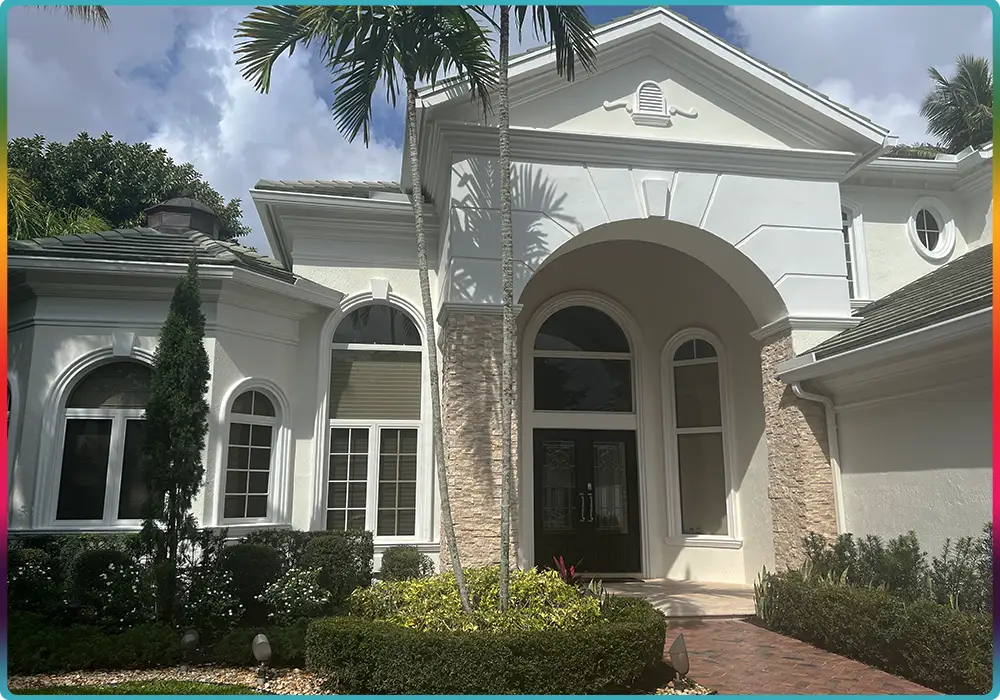
#> input picture app/clients/asc/natal-port-02.webp, 1000 x 700 px, found by its file name; the run also reads 4 pictures not shown here
$ python compose_asc.py out.png
#> lines starting #> are read from the running program, lines starting #| are printed output that depends on the picture
"""ASC Painting: banners de Natal (familia A, noite azul-ouro) e Ano Novo (familia E, ceu de fogos).
Uso: python -I asc_compose.py <saida_dir>
Gera desktop/mobile (png+webp) por festa, versao sem copy."""
import os, sys, math, random
import numpy as np
from PIL import Image, ImageDraw, ImageFilter, ImageFont

ROOT = r"C:\Users\pedroagostini_trajet\Downloads\BANNERS DE NATAL"
DL = os.path.join(ROOT, "app", "clients", "asc")
EL = os.path.join(ROOT, "app", "assets")
OUT = sys.argv[1]
FONT = r"C:\Windows\Fonts\seguibl.ttf"
GOLD_HI, GOLD_MID, GOLD_LO = (255, 236, 186), (226, 182, 98), (150, 104, 42)

def hexrgb(h): h = h.lstrip('#'); return tuple(int(h[i:i+2], 16) for i in (0, 2, 4))
def smooth(t): t = np.clip(t, 0, 1); return t * t * (3 - 2 * t)

def solid_bg(W, H, base, lift, cx, cy, r):
    """fundo de uma cor: base + clareamento radial suave (mesmo matiz)."""
    y, x = np.mgrid[0:H, 0:W].astype(np.float32)
    d = np.sqrt(((x - cx) / r) ** 2 + ((y - cy) / r) ** 2)
    k = (1 - smooth(d))[..., None]
    b, l = np.array(base, np.float32), np.array(lift, np.float32)
    return b + (l - b) * k

def add(img, layer, amt=1.0): return np.clip(img + layer * amt, 0, 255)
def screen(img, layer): return 255 - (255 - img) * (255 - layer) / 255

def bokeh(W, H, n, box, rmin, rmax, alpha, seed, color=GOLD_MID, blur=10):
    rnd = random.Random(seed)
    L = Image.new("RGB", (W, H), (0, 0, 0)); d = ImageDraw.Draw(L)
    x0, y0, x1, y1 = box
    for _ in range(n):
        r = rnd.uniform(rmin, rmax); x = rnd.uniform(x0, x1); y = rnd.uniform(y0, y1)
        a = rnd.uniform(*alpha); c = tuple(int(v * a) for v in color)
        d.ellipse([x - r, y - r, x + r, y + r], fill=c)
    return np.asarray(L.filter(ImageFilter.GaussianBlur(blur)), np.float32)

def dust(W, H, n, box, seed, maxa=0.9):
    rnd = random.Random(seed)
    L = Image.new("RGB", (W, H), (0, 0, 0)); d = ImageDraw.Draw(L)
    x0, y0, x1, y1 = box
    for _ in range(n):
        r = rnd.choice([1, 1, 1.5, 2, 2.5]); x = rnd.uniform(x0, x1); y = rnd.uniform(y0, y1)
        a = rnd.uniform(0.25, maxa); c = tuple(int(v * a) for v in GOLD_HI)
        d.ellipse([x - r, y - r, x + r, y + r], fill=c)
    return np.asarray(L.filter(ImageFilter.GaussianBlur(0.8)), np.float32)

def flare(W, H, cx, cy, core, streak, amt):
    y, x = np.mgrid[0:H, 0:W].astype(np.float32)
    dx, dy = x - cx, y - cy
    glow = np.exp(-(dx ** 2 + dy ** 2) / (2 * core ** 2))
    halo = np.exp(-(dx ** 2 + dy ** 2) / (2 * (core * 4) ** 2)) * 0.35
    st = np.exp(-(dy ** 2) / (2 * 2.5 ** 2)) * np.exp(-np.abs(dx) / streak) * np.where(dx < 0, np.exp(dx / (streak * .35)), 1.0)
    col = np.array([255, 196, 120], np.float32); hot = np.array([255, 246, 225], np.float32)
    return (glow[..., None] * hot + (halo + st * 0.9)[..., None] * col) * amt

def bezier(p0, p1, p2, p3, n=600):
    t = np.linspace(0, 1, n)[:, None]
    return ((1 - t) ** 3) * p0 + 3 * ((1 - t) ** 2) * t * p1 + 3 * (1 - t) * t * t * p2 + t ** 3 * p3

def gold_line(img, pts, width, ss=4):
    """filete metalico AA com reflexos ao longo do comprimento + glow."""
    H, W = img.shape[:2]
    L = Image.new("RGB", (W * ss, H * ss), (0, 0, 0)); d = ImageDraw.Draw(L)
    M = Image.new("L", (W * ss, H * ss), 0); dm = ImageDraw.Draw(M)
    n = len(pts)
    for i in range(n - 1):
        k = 0.5 + 0.5 * math.sin(i / (n - 1) * math.pi * 3.2 + 0.6)
        c = tuple(int(GOLD_LO[j] + (GOLD_HI[j] - GOLD_LO[j]) * k) for j in range(3))
        seg = [tuple(pts[i] * ss), tuple(pts[i + 1] * ss)]
        d.line(seg, fill=c, width=int(width * ss)); dm.line(seg, fill=255, width=int(width * ss))
    line = L.resize((W, H), Image.LANCZOS)
    m = np.asarray(M.resize((W, H), Image.LANCZOS), np.float32)[..., None] / 255
    img = add(img, np.asarray(line.filter(ImageFilter.GaussianBlur(9)), np.float32), .9)
    return img * (1 - m) + np.asarray(line, np.float32) * m

def place_photo(img, photo, x, y, fades):
    """cola a foto em escala 1:1 com rampas de alpha (px)."""
    ph = np.asarray(photo, np.float32); h, w = ph.shape[:2]
    a = np.ones((h, w), np.float32); yy, xx = np.mgrid[0:h, 0:w].astype(np.float32)
    if fades.get('left'): a *= smooth(xx / fades['left'])
    if fades.get('right'): a *= smooth((w - 1 - xx) / fades['right'])
    if fades.get('top'): a *= smooth(yy / fades['top'])
    H, W = img.shape[:2]
    x0, y0 = max(x, 0), max(y, 0); x1, y1 = min(x + w, W), min(y + h, H)
    sub = ph[y0 - y:y1 - y, x0 - x:x1 - x]; sa = a[y0 - y:y1 - y, x0 - x:x1 - x][..., None]
    img[y0:y1, x0:x1] = img[y0:y1, x0:x1] * (1 - sa) + sub * sa
    return img

def cutout(path, width):
    im = Image.open(path).convert("RGBA")
    im = im.crop(im.getchannel("A").point(lambda v: 255 if v > 8 else 0).getbbox())
    s = width / im.width
    assert s <= 1.0, f"nunca ampliar recorte ({path} x{s:.2f})"
    return im.resize((round(im.width * s), round(im.height * s)), Image.LANCZOS)

def paste(img, im, x, y):
    base = Image.fromarray(np.clip(img, 0, 255).astype(np.uint8)).convert("RGBA")
    base.alpha_composite(im, (x, y)) if x >= 0 and y >= 0 else base.paste(im, (x, y), im)
    return np.asarray(base.convert("RGB"), np.float32)

def fogos(img, path, cx, cy, width, amt=1.0):
    im = cutout(path, width); a = np.asarray(im, np.float32)
    rgb = a[..., :3] * (a[..., 3:] / 255) * amt
    H, W = img.shape[:2]; h, w = rgb.shape[:2]; x, y = int(cx - w / 2), int(cy - h / 2)
    x0, y0, x1, y1 = max(x, 0), max(y, 0), min(x + w, W), min(y + h, H)
    layer = np.zeros_like(img); layer[y0:y1, x0:x1] = rgb[y0 - y:y1 - y, x0 - x:x1 - x]
    return screen(img, layer)

def photo_port02():
    im = Image.open(os.path.join(DL, "natal-port-02.webp")).convert("RGB")
    return im.crop((16, 16, im.width - 16, im.height - 16))  # remove a borda de portfolio

def photo_marco():
    im = Image.open(os.path.join(DL, "ano-novo-marco-25-2.webp")).convert("RGB")
    im = im.crop((60, 30, 972, 668))  # tira a borda e a placa da ADT
    a = np.asarray(im, np.float32).copy()  # apaga o numero da casa
    x0, x1, y0, y1 = 520 - 60, 615 - 60, 386 - 30, 401 - 30
    for yy in range(y0, y1):  # interpola horizontalmente pela parede dos lados, mesma linha
        L = a[yy, x0 - 10:x0 - 3].mean(0); R = a[yy, x1 + 3:x1 + 10].mean(0)
        t = np.linspace(0, 1, x1 - x0)[:, None]; a[yy, x0:x1] = L * (1 - t) + R * t
    rng = np.random.default_rng(3); a[y0:y1, x0:x1] += rng.normal(0, 1.6, a[y0:y1, x0:x1].shape)
    return Image.fromarray(a.astype(np.uint8))

def grade(photo, exp=1.0, warm=0.0, sat=1.0):
    a = np.asarray(photo, np.float32) * exp
    g = a.mean(-1, keepdims=True); a = g + (a - g) * sat
    a[..., 0] += warm * 12; a[..., 2] -= warm * 10
    return Image.fromarray(np.clip(a, 0, 255).astype(np.uint8))

def fit_width(photo, W, maxs=1.2):
    """foto na largura toda (mobile). Ampliacao leve permitida ate maxs, com Lanczos + nitidez."""
    s = W / photo.width
    assert s <= maxs, f"ampliacao {s:.2f} acima do limite"
    if abs(s - 1) < 1e-3: return photo
    im = photo.resize((W, round(photo.height * s)), Image.LANCZOS)
    return im.filter(ImageFilter.UnsharpMask(radius=1.2, percent=45, threshold=2))

CANTO = os.path.join(EL, "natal/09-cantos-com-estrelas/variacao-01.png")
F = os.path.join(EL, "ano-novo/06-fogos")
NAVY_D, NAVY_L = (5, 22, 46), (14, 48, 92)

def natal_desktop():
    W, H = 1920, 800
    img = solid_bg(W, H, NAVY_D, NAVY_L, 980, 380, 900)
    ph = grade(photo_port02(), exp=.9, warm=.35, sat=.95); img = place_photo(img, ph, W - ph.width, H - ph.height, {'left': 260, 'top': 230})
    img = add(img, bokeh(W, H, 12, (1000, 0, 1900, 230), 18, 46, (.12, .3), 7, blur=12))
    img = add(img, dust(W, H, 160, (930, 0, 1920, 360), 11, .7))
    img = gold_line(img, bezier(np.array([1060, -10.]), np.array([940, 260.]), np.array([1010, 560.]), np.array([905, 810.])), 3.2)
    img = add(img, flare(W, H, 957, 318, 7, 70, 1.0))
    c = cutout(CANTO, 430); return paste(img, c, W - c.width + 8, -6)

def natal_mobile():
    W, H = 1080, 1350
    img = solid_bg(W, H, NAVY_D, NAVY_L, 540, 700, 900)
    ph = fit_width(grade(photo_port02(), exp=.9, warm=.35, sat=.95), W); img = place_photo(img, ph, 0, H - ph.height, {'top': 230})
    img = add(img, bokeh(W, H, 9, (520, 640, 1060, 820), 16, 40, (.12, .28), 5, blur=11))
    img = add(img, dust(W, H, 110, (0, 620, 1080, 860), 21, .6))
    img = gold_line(img, bezier(np.array([-10, 690.]), np.array([330, 610.]), np.array([700, 720.]), np.array([1090, 640.])), 3.0)
    img = add(img, flare(W, H, 330, 652, 6, 130, 1.0))
    c = cutout(CANTO, 300); return paste(img, c, W - c.width + 6, 592)

def ny_desktop():
    W, H = 1920, 800
    img = solid_bg(W, H, (3, 9, 22), (10, 26, 54), 1400, 120, 1000)
    ph = grade(photo_marco(), exp=.9, warm=.3, sat=.95)
    img = place_photo(img, ph, W - ph.width, H - ph.height, {'left': 280, 'top': 260})
    img = add(img, dust(W, H, 120, (1000, 0, 1920, 300), 31, .6))
    img = add(img, bokeh(W, H, 10, (1080, 0, 1900, 200), 16, 40, (.1, .25), 9, blur=12))
    img = fogos(img, os.path.join(F, "06-fogos-01.png"), 1480, 96, 330)
    img = fogos(img, os.path.join(F, "06-fogos-08.png"), 1780, 92, 220, .85)
    img = fogos(img, os.path.join(F, "06-fogos-04.png"), 1185, 120, 230, .65)
    return add(img, flare(W, H, 1480, 96, 8, 60, .5))

def ny_mobile():
    W, H = 1080, 1350
    img = solid_bg(W, H, (3, 9, 22), (10, 26, 54), 760, 780, 800)
    m0 = grade(photo_marco(), exp=.9, warm=.3, sat=.95); m0 = m0.crop((0, 0, m0.width, m0.height - 95))  # tira a rua
    ph = fit_width(m0, W)
    img = place_photo(img, ph, 0, H - ph.height, {'top': 230})
    img = add(img, dust(W, H, 80, (480, 640, 1080, 860), 41, .55))
    img = fogos(img, os.path.join(F, "06-fogos-01.png"), 880, 690, 220)
    img = fogos(img, os.path.join(F, "06-fogos-08.png"), 715, 642, 90, .8)
    return add(img, flare(W, H, 880, 690, 7, 50, .45))

def preview(img, box, lines, size, sub, btn, btn_col):
    im = Image.fromarray(np.clip(img, 0, 255).astype(np.uint8)); d = ImageDraw.Draw(im)
    x, y, w, h = box
    f = ImageFont.truetype(FONT, size); fs = ImageFont.truetype(r"C:\Windows\Fonts\segoeui.ttf", int(size * .26))
    fb = ImageFont.truetype(FONT, int(size * .21)); lh = int(size * 1.02)
    total = lh * len(lines) + int(size * .85) + int(size * .62)
    cy = y + (h - total) // 2
    for t in lines: d.text((x, cy), t, font=f, fill="white"); cy += lh
    cy += int(size * .2); d.text((x, cy), sub, font=fs, fill=(230, 236, 245)); cy += int(size * .65)
    bw = d.textlength(btn, font=fb) + size * .7
    d.rectangle([x, cy, x + bw, cy + size * .62], fill=btn_col)
    d.text((x + size * .35, cy + size * .17), btn, font=fb, fill="white")
    d.rectangle([x, y, x + w, y + h], outline=(255, 0, 255), width=1)
    return im

def save(img, name):
    im = Image.fromarray(np.clip(img, 0, 255).astype(np.uint8))
    os.makedirs(os.path.dirname(name), exist_ok=True)
    im.save(name + ".png", optimize=True); im.save(name + ".webp", quality=90, method=6)

if __name__ == "__main__":
    # versao sem copy: so a arte (desktop/mobile) de cada festa
    jobs = {("natal", "desktop"): natal_desktop, ("natal", "mobile"): natal_mobile,
            ("ano-novo", "desktop"): ny_desktop, ("ano-novo", "mobile"): ny_mobile}
    for (fest, fmt), fn in jobs.items():
        save(fn(), os.path.join(OUT, fest, fmt)); print("ok", fest, fmt)
#> this loop made 4 passes
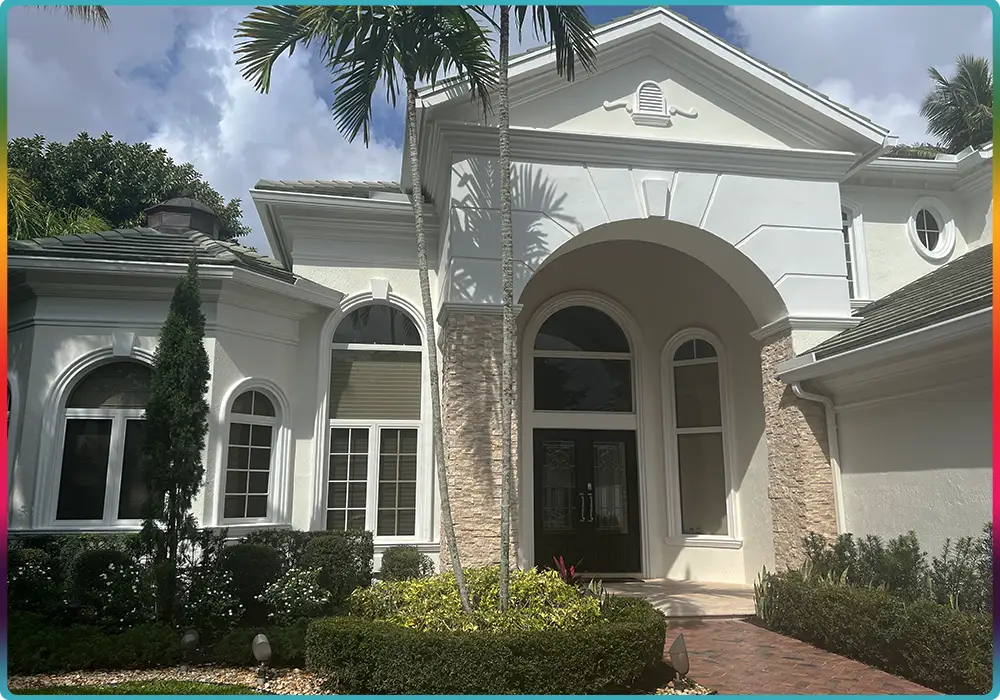
#> input picture app/clients/asc/natal-port-02.webp, 1000 x 700 px, found by its file name
#> pass 1, in grade, `a = np.asarray(photo, np.float32) * exp`:
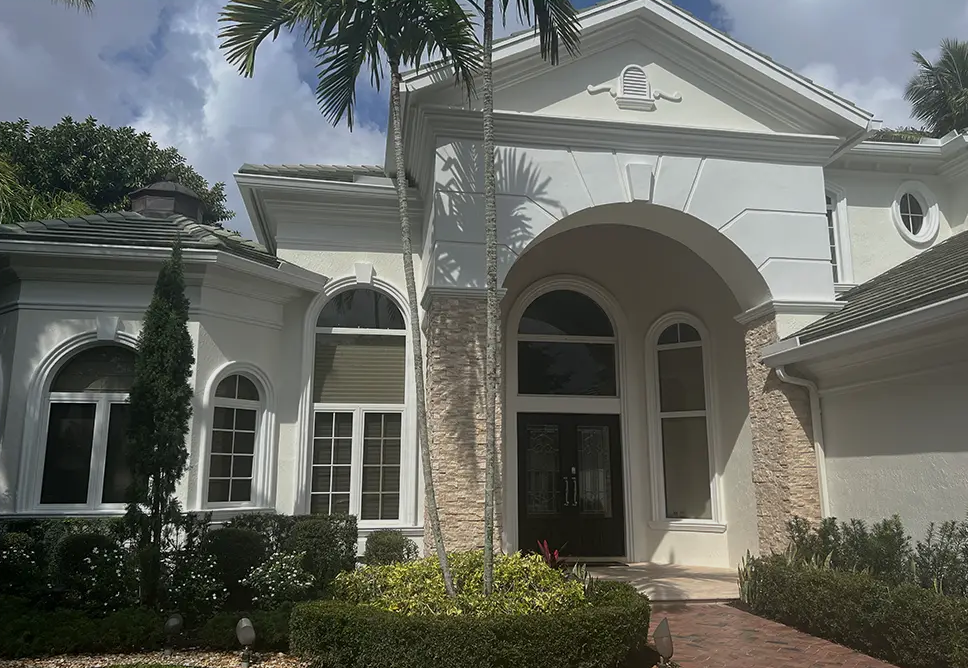
#> a: shape (668, 968, 3) float32; mean R, G, B 100.2, 102.5, 96.3
#> pass 1, in grade, `g = a.mean(-1, keepdims=True)`:
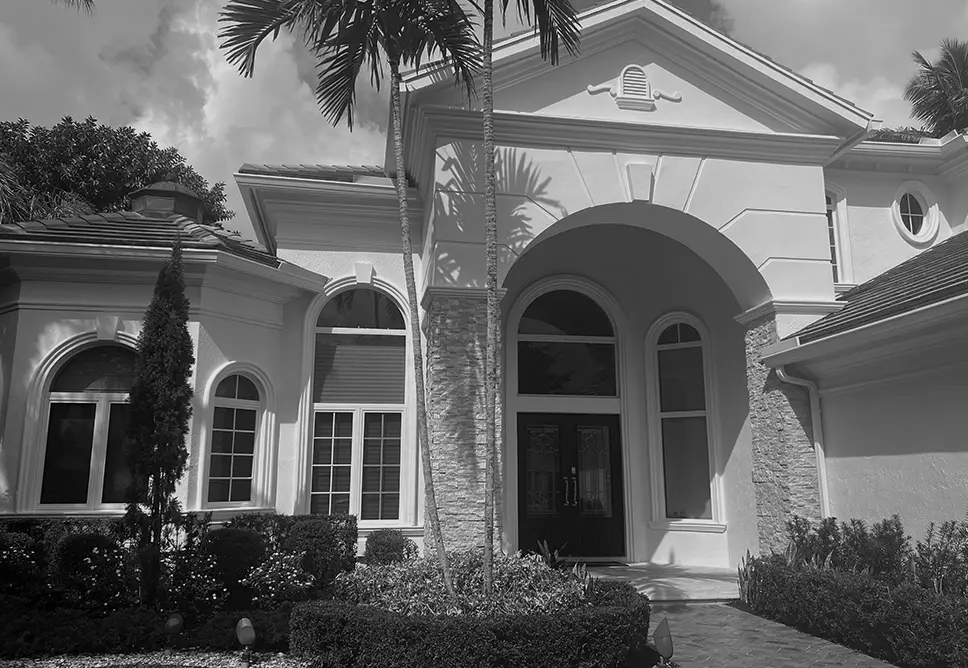
#> g: shape (668, 968, 1) float32; min 0, max 229.5, mean 99.7
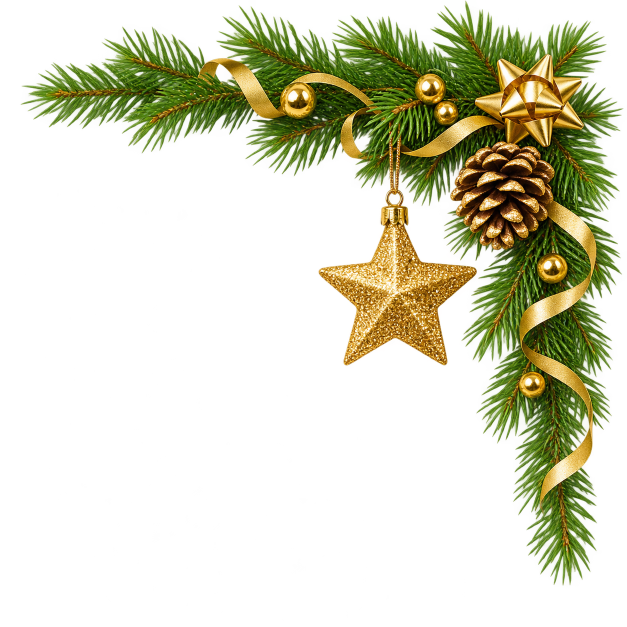
#> input picture app/assets/natal/09-cantos-com-estrelas/variacao-01.png, 1254 x 1254 px, found by its file name (shown at 1/2 size)
